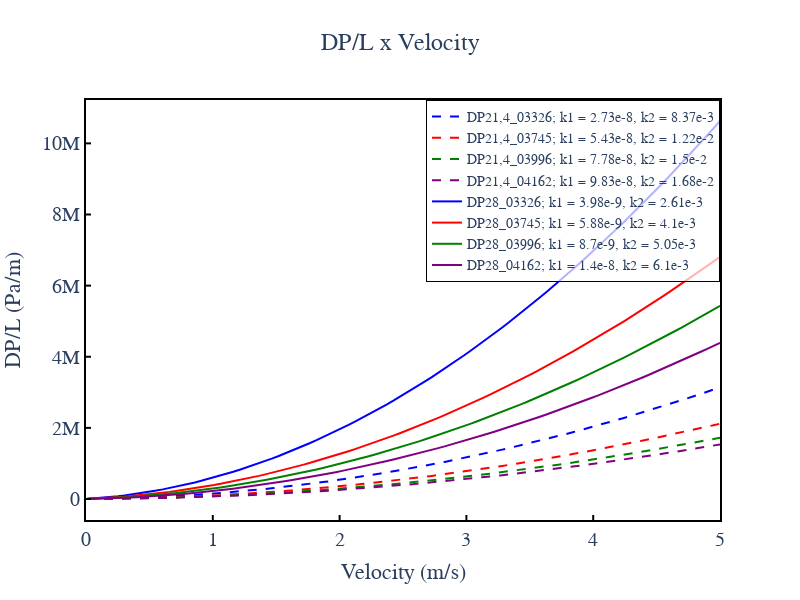

Here is the notebook cell this chart was saved with:
### Code cell
import numpy as np


v = np.linspace(0, 5, 100)

dpl21_03326 = 119245*v**2 + 31308*v
dpl21_03745 = 81580*v**2 + 15723*v
dpl21_03996 = 66616*v**2 + 10980*v
dpl21_04162 = 59570*v**2 + 8682.2*v


dpl28_03326 = 382213*v**2 + 214715*v
dpl28_03745 = 243420*v**2 + 145248*v
dpl28_03996 = 197663*v**2 + 98170*v
dpl28_04162 = 163540*v**2 + 60858*v

trace1 = go.Scatter(x=v, y=dpl21_03326, 
                    mode='lines', 
                    name='DP21,4_03326; k1 = 2.73e-8, k2 = 8.37e-3', 
                    line=dict(color='blue', dash='dash'))

trace2 = go.Scatter(x=v, y=dpl21_03745, 
                    mode='lines', 
                    name='DP21,4_03745; k1 = 5.43e-8, k2 = 1.22e-2',
                    line=dict(color='red', dash='dash'))

trace3 = go.Scatter(x=v, y=dpl21_03996, 
                    mode='lines', 
                    name='DP21,4_03996; k1 = 7.78e-8, k2 = 1.5e-2',
                    line=dict(color='green', dash='dash'))

trace4 = go.Scatter(x=v, y=dpl21_04162, 
                    mode='lines', 
                    name='DP21,4_04162; k1 = 9.83e-8, k2 = 1.68e-2',
                    line=dict(color='purple', dash='dash'))

trace5 = go.Scatter(x=v, y=dpl28_03326, 
                    mode='lines', 
                    name='DP28_03326; k1 = 3.98e-9, k2 = 2.61e-3',
                    line=dict(color='blue'))

trace6 = go.Scatter(x=v, y=dpl28_03745, 
                    mode='lines', 
                    name='DP28_03745; k1 = 5.88e-9, k2 = 4.1e-3',
                    line=dict(color='red'))

trace7 = go.Scatter(x=v, y=dpl28_03996, 
                    mode='lines', 
                    name='DP28_03996; k1 = 8.7e-9, k2 = 5.05e-3',
                    line=dict(color='green'))

trace8 = go.Scatter(x=v, y=dpl28_04162, 
                    mode='lines', 
                    name='DP28_04162; k1 = 1.4e-8, k2 = 6.1e-3',
                    line=dict(color='purple'))



datadpl = [trace1, trace2, trace3, trace4, trace5, trace6, trace7, trace8]

fig = go.Figure(data=datadpl, layout=layout('DP/L x Velocity', xtitle='Velocity (m/s)', ytitle='DP/L (Pa/m)'))
fig.show()
